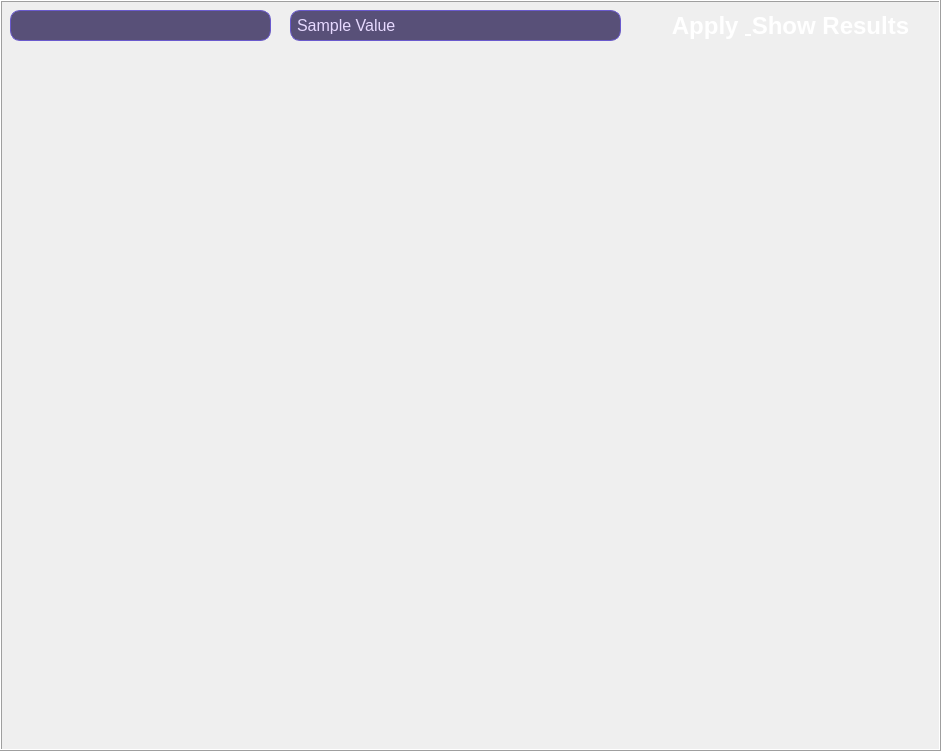
<?xml version="1.0" encoding="UTF-8"?>
<ui version="4.0">
 <class>Dialog</class>
 <widget class="QDialog" name="Dialog">
  <property name="geometry">
   <rect>
    <x>0</x>
    <y>0</y>
    <width>941</width>
    <height>751</height>
   </rect>
  </property>
  <property name="font">
   <font>
    <pointsize>7</pointsize>
   </font>
  </property>
  <property name="windowTitle">
   <string>Dialog</string>
  </property>
  <widget class="QLabel" name="label_2">
   <property name="geometry">
    <rect>
     <x>0</x>
     <y>0</y>
     <width>941</width>
     <height>751</height>
    </rect>
   </property>
   <property name="autoFillBackground">
    <bool>false</bool>
   </property>
   <property name="styleSheet">
    <string notr="true">#QLabel {
    background: qlineargradient(
        spread:pad,
        x1:0, y1:0,
        x2:1, y2:0,
        stop:0   hsla(256, 100%, 35%, 1),
        stop:0.50 hsla(277, 84%, 32%, 1),
        stop:1   hsla(261, 98%, 23%, 1)
    );
}
QLabel {
    background: qlineargradient(
        x1: 0, y1: 0, x2: 1, y2: 0,
        stop: 0 #2a1f4d,
        stop: 0.4 #3d2b6b,
        stop: 1 #1e1b2e
    );
}</string>
   </property>
   <property name="frameShape">
    <enum>QFrame::Box</enum>
   </property>
   <property name="frameShadow">
    <enum>QFrame::Raised</enum>
   </property>
   <property name="text">
    <string/>
   </property>
  </widget>
  <widget class="QPushButton" name="return_home">
   <property name="geometry">
    <rect>
     <x>870</x>
     <y>690</y>
     <width>75</width>
     <height>51</height>
    </rect>
   </property>
   <property name="font">
    <font>
     <pointsize>13</pointsize>
    </font>
   </property>
   <property name="styleSheet">
    <string notr="true">QPushButton {
    background: transparent;
    border: none;
}

QPushButton:hover {
    background: rgba(157, 129, 255, 0.2);
    border-radius: 25px;
}</string>
   </property>
   <property name="text">
    <string/>
   </property>
   <property name="icon">
    <iconset>
     <normaloff>../../../store-management-requirment/home_100dp_FFFFFF.png</normaloff>../../../store-management-requirment/home_100dp_FFFFFF.png</iconset>
   </property>
   <property name="iconSize">
    <size>
     <width>50</width>
     <height>50</height>
    </size>
   </property>
   <property name="shortcut">
    <string/>
   </property>
   <property name="flat">
    <bool>true</bool>
   </property>
  </widget>
  <widget class="QPushButton" name="add_Button">
   <property name="geometry">
    <rect>
     <x>0</x>
     <y>690</y>
     <width>62</width>
     <height>58</height>
    </rect>
   </property>
   <property name="styleSheet">
    <string notr="true">QPushButton {
    background: transparent;
    border: none;
}

QPushButton:hover {
    background: rgba(157, 129, 255, 0.2);
    border-radius: 25px;
}</string>
   </property>
   <property name="text">
    <string/>
   </property>
   <property name="icon">
    <iconset>
     <normaloff>../../../store-management-requirment/add_circle_outline_100dp_FFFFFF.png</normaloff>../../../store-management-requirment/add_circle_outline_100dp_FFFFFF.png</iconset>
   </property>
   <property name="iconSize">
    <size>
     <width>50</width>
     <height>50</height>
    </size>
   </property>
   <property name="flat">
    <bool>true</bool>
   </property>
  </widget>
  <widget class="QPushButton" name="delete_Button">
   <property name="geometry">
    <rect>
     <x>70</x>
     <y>690</y>
     <width>62</width>
     <height>58</height>
    </rect>
   </property>
   <property name="styleSheet">
    <string notr="true">QPushButton {
    background: transparent;
    border: none;
}

QPushButton:hover {
    background: rgba(157, 129, 255, 0.2);
    border-radius: 25px;
}</string>
   </property>
   <property name="text">
    <string/>
   </property>
   <property name="icon">
    <iconset>
     <normaloff>../../../store-management-requirment/delete_forever_100dp_FFFFFF.png</normaloff>../../../store-management-requirment/delete_forever_100dp_FFFFFF.png</iconset>
   </property>
   <property name="iconSize">
    <size>
     <width>50</width>
     <height>50</height>
    </size>
   </property>
   <property name="flat">
    <bool>true</bool>
   </property>
  </widget>
  <widget class="QPushButton" name="edit_Button">
   <property name="geometry">
    <rect>
     <x>140</x>
     <y>690</y>
     <width>62</width>
     <height>58</height>
    </rect>
   </property>
   <property name="styleSheet">
    <string notr="true">QPushButton {
    background: transparent;
    border: none;
}

QPushButton:hover {
    background: rgba(157, 129, 255, 0.2);
    border-radius: 25px;
}</string>
   </property>
   <property name="text">
    <string/>
   </property>
   <property name="icon">
    <iconset>
     <normaloff>../../../store-management-requirment/edit_100dp_FFFFFF.png</normaloff>../../../store-management-requirment/edit_100dp_FFFFFF.png</iconset>
   </property>
   <property name="iconSize">
    <size>
     <width>50</width>
     <height>50</height>
    </size>
   </property>
   <property name="flat">
    <bool>true</bool>
   </property>
  </widget>
  <widget class="QScrollArea" name="scrollArea">
   <property name="geometry">
    <rect>
     <x>10</x>
     <y>60</y>
     <width>921</width>
     <height>621</height>
    </rect>
   </property>
   <property name="styleSheet">
    <string notr="true">QScrollArea {
    background: transparent;
    border: none;
}

QScrollBar:vertical {
    background: #2c264d;
    width: 12px;
    border-radius: 6px;
}

QScrollBar::handle:vertical {
    background: #6a5acd;
    border-radius: 6px;
}</string>
   </property>
   <property name="widgetResizable">
    <bool>true</bool>
   </property>
   <widget class="QWidget" name="scrollAreaWidgetContents">
    <property name="geometry">
     <rect>
      <x>0</x>
      <y>0</y>
      <width>921</width>
      <height>621</height>
     </rect>
    </property>
   </widget>
  </widget>
  <widget class="QComboBox" name="field_combo">
   <property name="geometry">
    <rect>
     <x>10</x>
     <y>10</y>
     <width>261</width>
     <height>31</height>
    </rect>
   </property>
   <property name="font">
    <font>
     <pointsize>-1</pointsize>
    </font>
   </property>
   <property name="styleSheet">
    <string notr="true">QComboBox {
    background-color: rgba(50, 40, 90, 0.8);
    color: #e6d9ff;
    border: 1px solid #6a5acd;
    border-radius: 10px;
    padding: 8px;
    font-size: 16px;
}

QComboBox::drop-down {
    border: none;
}

QComboBox QAbstractItemView {
    background-color: #3d2b6b;
    selection-background-color: #6a5acd;
    color: white;
}</string>
   </property>
  </widget>
  <widget class="QLineEdit" name="value_Edit">
   <property name="geometry">
    <rect>
     <x>290</x>
     <y>10</y>
     <width>331</width>
     <height>31</height>
    </rect>
   </property>
   <property name="font">
    <font>
     <pointsize>-1</pointsize>
    </font>
   </property>
   <property name="styleSheet">
    <string notr="true">QLineEdit {
    background-color: rgba(50, 40, 90, 0.8);
    color: #e6d9ff;
    border: 1px solid #6a5acd;
    border-radius: 10px;
    padding: 4px;
    font-size: 16px;
}</string>
   </property>
   <property name="text">
    <string>Sample Value</string>
   </property>
  </widget>
  <widget class="QPushButton" name="filter_result_Button">
   <property name="geometry">
    <rect>
     <x>650</x>
     <y>10</y>
     <width>281</width>
     <height>31</height>
    </rect>
   </property>
   <property name="font">
    <font>
     <pointsize>18</pointsize>
     <weight>75</weight>
     <bold>true</bold>
    </font>
   </property>
   <property name="styleSheet">
    <string notr="true">QPushButton {
    background: qlineargradient(x1:0, y1:0, x2:1, y2:0,
        stop:0 #6a5acd, stop:1 #9d81ff);
    color: white;
    border-radius: 20px;
    font-weight: bold;
}

QPushButton#filter_result_Button:hover {
    background: qlineargradient(x1:0, y1:0, x2:1, y2:0,
        stop:0 #9d81ff, stop:1 #b19bff);
}</string>
   </property>
   <property name="text">
    <string>Apply &amp; Show Results</string>
   </property>
   <property name="autoDefault">
    <bool>false</bool>
   </property>
   <property name="flat">
    <bool>true</bool>
   </property>
  </widget>
  <widget class="QPushButton" name="next_page_Button">
   <property name="geometry">
    <rect>
     <x>490</x>
     <y>690</y>
     <width>62</width>
     <height>58</height>
    </rect>
   </property>
   <property name="font">
    <font>
     <pointsize>16</pointsize>
    </font>
   </property>
   <property name="styleSheet">
    <string notr="true">QPushButton {
    background: transparent;
    border: none;
}

QPushButton:hover {
    background: rgba(157, 129, 255, 0.2);
    border-radius: 25px;
}</string>
   </property>
   <property name="text">
    <string/>
   </property>
   <property name="icon">
    <iconset>
     <normaloff>../../../store-management-requirment/arrow_circle_right_100dp_FFFFFF.png</normaloff>../../../store-management-requirment/arrow_circle_right_100dp_FFFFFF.png</iconset>
   </property>
   <property name="iconSize">
    <size>
     <width>50</width>
     <height>50</height>
    </size>
   </property>
   <property name="flat">
    <bool>true</bool>
   </property>
  </widget>
  <widget class="QPushButton" name="back_page_Button">
   <property name="enabled">
    <bool>false</bool>
   </property>
   <property name="geometry">
    <rect>
     <x>430</x>
     <y>690</y>
     <width>62</width>
     <height>58</height>
    </rect>
   </property>
   <property name="font">
    <font>
     <pointsize>16</pointsize>
    </font>
   </property>
   <property name="styleSheet">
    <string notr="true">QPushButton {
    background: transparent;
    border: none;
}

QPushButton:hover {
    background: rgba(157, 129, 255, 0.2);
    border-radius: 25px;
}</string>
   </property>
   <property name="text">
    <string/>
   </property>
   <property name="icon">
    <iconset>
     <normaloff>../../../store-management-requirment/arrow_circle_left_100dp_999999.png</normaloff>../../../store-management-requirment/arrow_circle_left_100dp_999999.png</iconset>
   </property>
   <property name="iconSize">
    <size>
     <width>50</width>
     <height>50</height>
    </size>
   </property>
   <property name="flat">
    <bool>true</bool>
   </property>
  </widget>
 </widget>
 <resources/>
 <connections/>
</ui>
